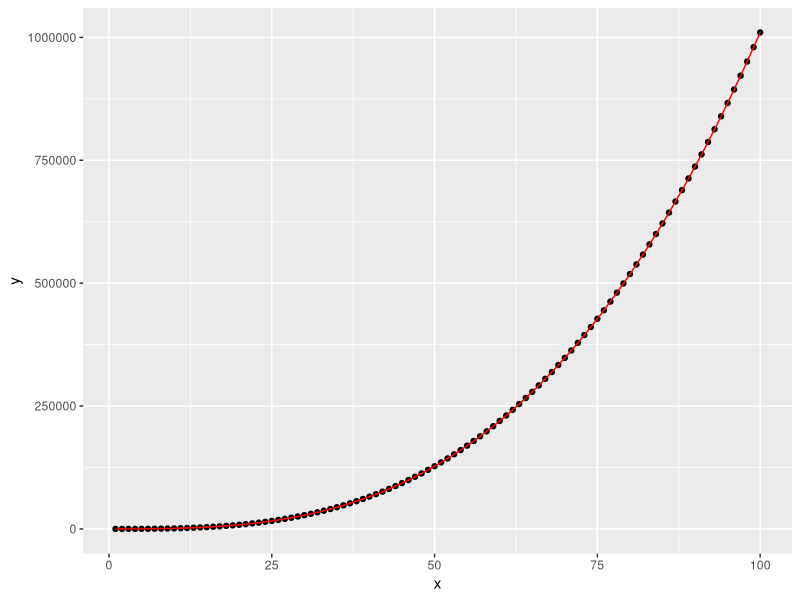
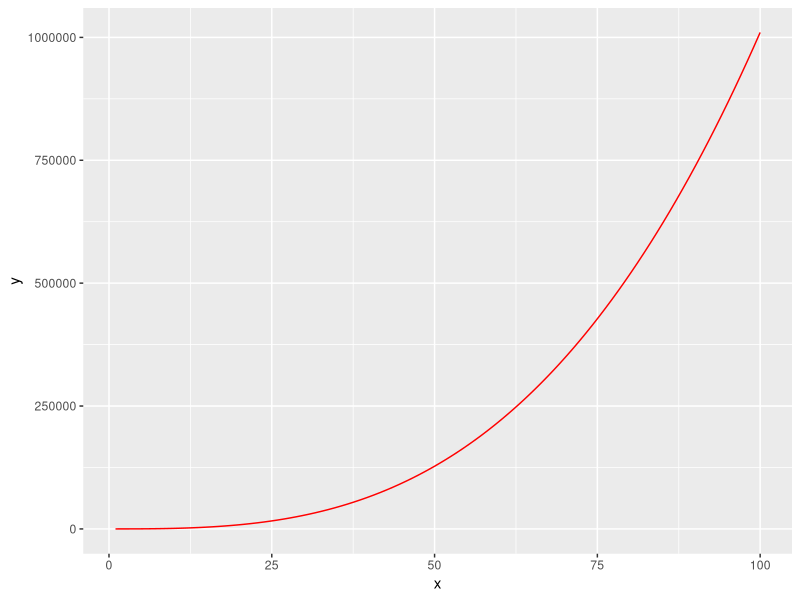
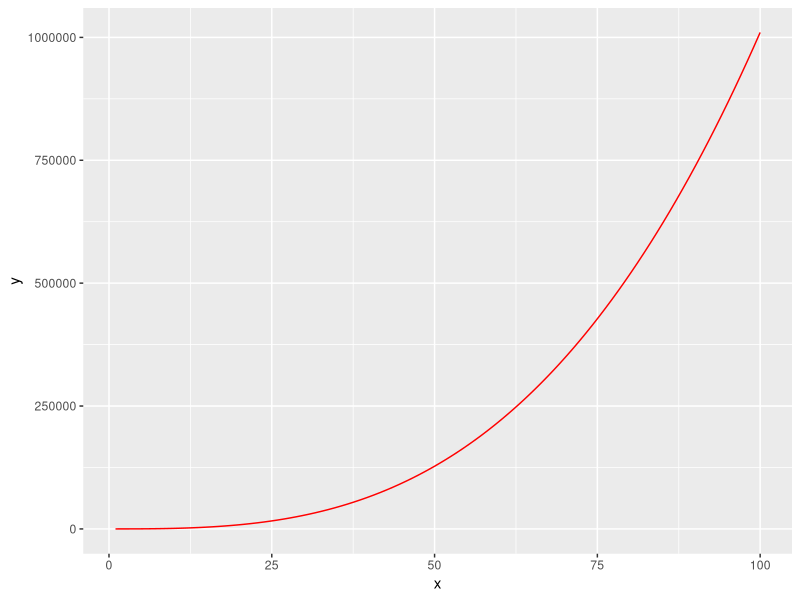
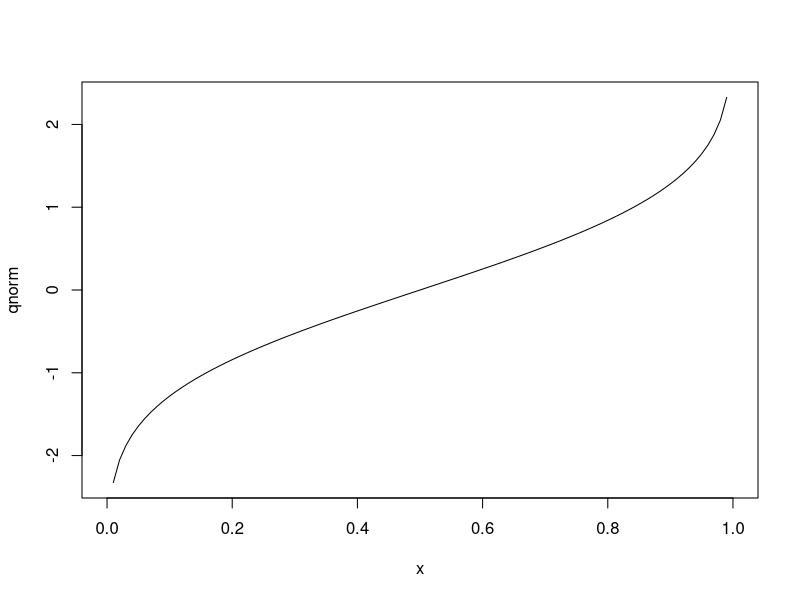
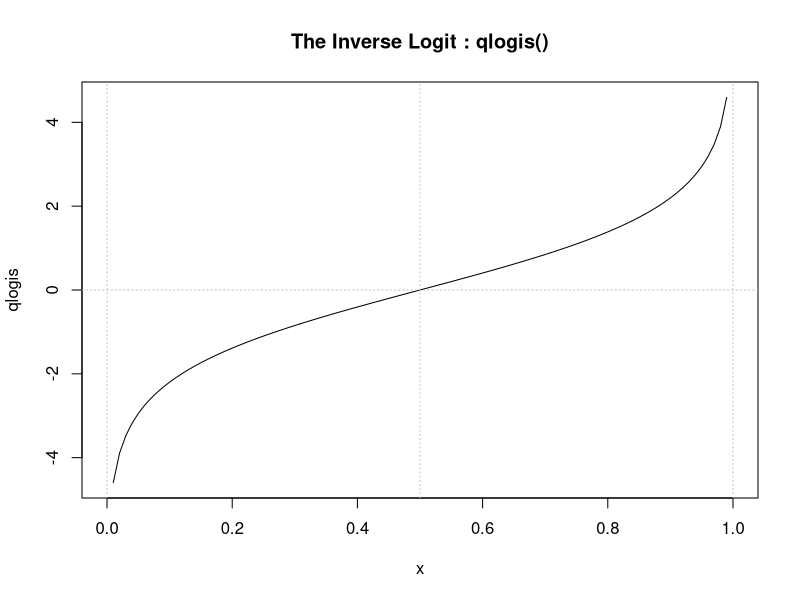
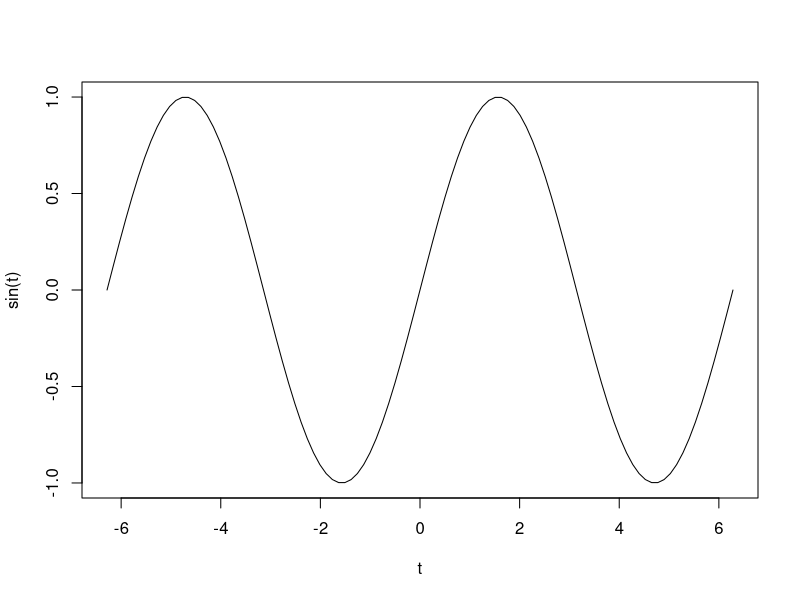
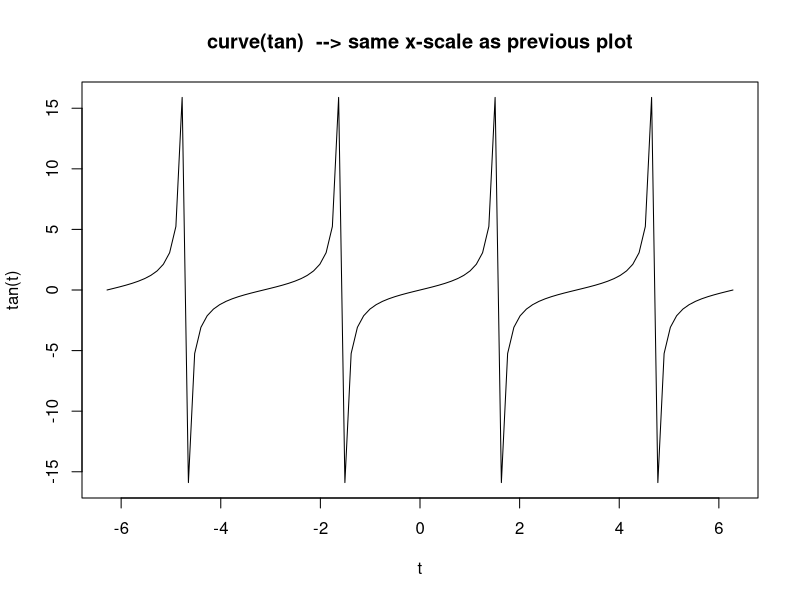
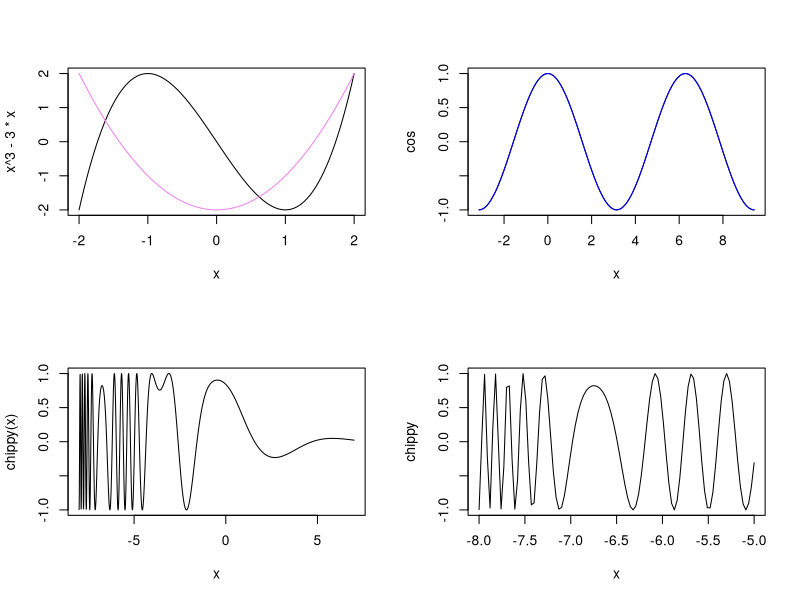

These charts were generated, in order, by the following R code:
## GGPLOT2 FUNCTION PLOTTING  -- stat_function()
require(ggplot2)
x <- 1:100

dat <- data.frame(x,y=x^3+x^2+x+5)  #data.frame with (x,y) data points
f <- function(x) x^3+x^2+x+5        #function that generates continuous curve

ggplot(dat, aes(x,y)) + 
  geom_point()+ stat_function(fun=f, colour="red")

ggplot(dat, aes(x,y)) + stat_function(fun=f, colour="red")

ggplot(as.data.frame(1:100), aes(x)) + stat_function(fun=f, colour="red")



## BASE GRAPHICS APPROACH -- curve()
plot(qnorm) # default range c(0, 1) is appropriate here,
# but end values are -/+Inf and so are omitted.
plot(qlogis, main = "The Inverse Logit : qlogis()")
abline(h = 0, v = 0:2/2, lty = 3, col = "gray")

curve(sin, -2*pi, 2*pi, xname = "t")
curve(tan, xname = "t", add = NA,
      main = "curve(tan)  --> same x-scale as previous plot")

op <- par(mfrow = c(2, 2))
curve(x^3 - 3*x, -2, 2)
curve(x^2 - 2, add = TRUE, col = "violet")

## simple and advanced versions, quite similar:
plot(cos, -pi,  3*pi)
curve(cos, xlim = c(-pi, 3*pi), n = 1001, col = "blue", add = TRUE)

chippy <- function(x) sin(cos(x)*exp(-x/2))
curve(chippy, -8, 7, n = 2001)
plot (chippy, -8, -5)

for(ll in c("", "x", "y", "xy"))
  curve(log(1+x), 1, 100, log = ll, sub = paste0("log = '", ll, "'"))
par(op)
